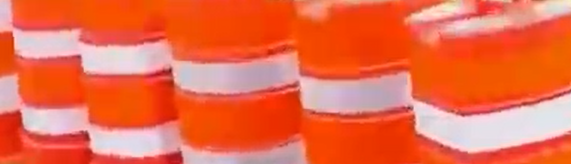
#> input picture b2.png, 571 x 164 px, given in place of brl.png, which was not available
$ python q2.py
#> lines starting #> are read from the running program, lines starting #| are printed output that depends on the picture; after the words box and inside, x2 and y2 are one past the last pixel; in counts of white or black regions, pixels touching at a corner belong together; pictures that were not available may be replaced by others from this repository, and a replacement may not be noted
# -*- coding: utf-8 -*-
"""Q2.ipynb

Automatically generated by Colaboratory.

Original file is located at
    https://colab.research.google.com/drive/1jmLHgQGIt1zSx-AI1KBR6wv7Nry7Wqk0
"""

import numpy as np
import cv2
from google.colab.patches import cv2_imshow

img=cv2.imread('brl.png')
#> img is the input picture: shape (164, 571, 3); mean B, G, R 75.9, 108.3, 235.2
cv2.cvtColor(img, cv2.COLOR_BGR2HSV)
his=cv2.calcHist([img],[0], None, [256], [0,256])
#> his = 256 values, max 18896 at index 0, min 0 at index 241, mean 365.8
cv2.normalize(his, his, 0, 255, cv2.NORM_MINMAX)
check=True
capture=cv2.VideoCapture('vid.mp4')
while check:
    valid, frame = capture.read()
    hsv_frame = cv2.cvtColor(frame, cv2.COLOR_BGR2HSV)
#> hsv_frame: shape (164, 571, 3); mean H, S, V 42.8, 173, 235.4
    back_proj = cv2.calcBackProject([hsv_frame], [0, 1], his, [0, 20, 0, 256], 1)
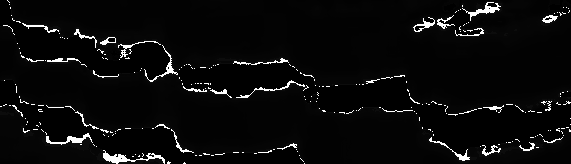
#> back_proj: shape (164, 571); min 0, max 255, mean 11.4
    back_proj = cv2.calcBackProject([hsv_frame], [0, 1], his, [0, 20, 0, 256], 1)
    convol = cv2.getStructuringElement(cv2.MORPH_ELLIPSE,(5, 5))
    cv2.filter2D(back_proj, -1, convol, back_proj)
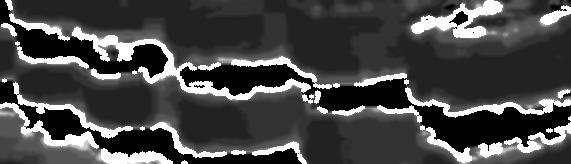
#> back_proj: shape (164, 571); min 0, max 255, mean 71.6
    _1, thresh = cv2.threshold(back_proj, 70, 150, cv2.THRESH_BINARY)
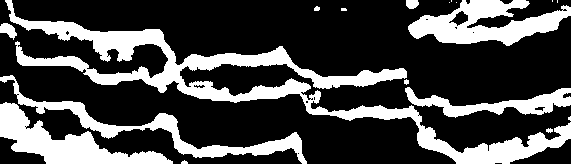
#> thresh: shape (164, 571); values 0 (black) and 150 (white), 27.9% white; 18 white regions (7 under 20 px), largest, box (x1, y1, x2, y2) and area: (5, 0, 571, 164) 12734, (408, 0, 571, 46) 3951, (0, 102, 173, 164) 3885
    merged = cv2.merge((thresh, thresh, thresh))
    final = cv2.bitwise_and(frame, merged)
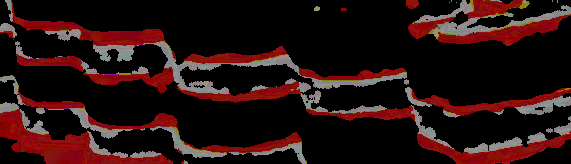
#> final: shape (164, 571, 3); mean B, G, R 15.6, 16.2, 39.2
    final = cv2.cvtColor(final, cv2.COLOR_BGR2GRAY)
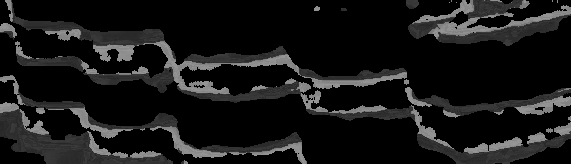
#> final: shape (164, 571); min 0, max 150, mean 23
    cv2_imshow( frame) # display the frame

    if cv2.waitKey(30) == 27: # wait till the user presses ESC
#> (key Esc is pressed here)
      break # break if ESC is pressed
